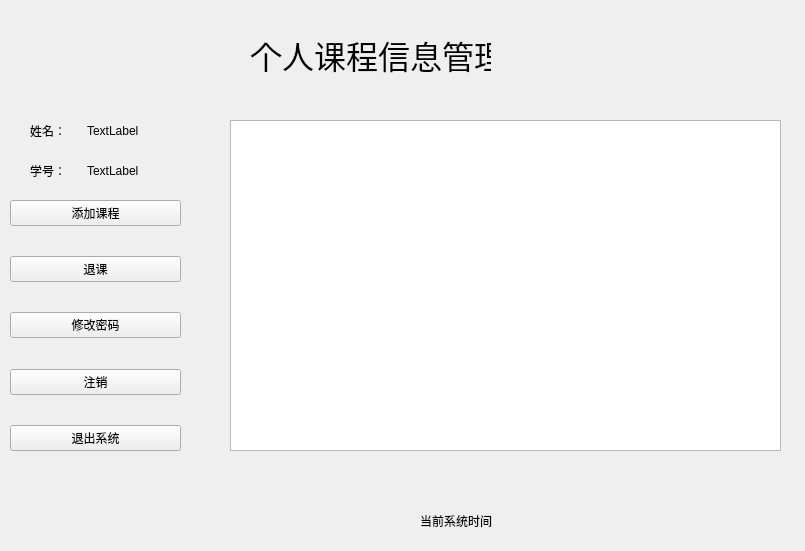
<?xml version="1.0" encoding="UTF-8"?>
<ui version="4.0">
 <class>studentManage</class>
 <widget class="QWidget" name="studentManage">
  <property name="geometry">
   <rect>
    <x>0</x>
    <y>0</y>
    <width>805</width>
    <height>551</height>
   </rect>
  </property>
  <property name="windowTitle">
   <string>Form</string>
  </property>
  <widget class="QLabel" name="timeLabel">
   <property name="geometry">
    <rect>
     <x>420</x>
     <y>510</y>
     <width>311</width>
     <height>21</height>
    </rect>
   </property>
   <property name="text">
    <string>当前系统时间</string>
   </property>
  </widget>
  <widget class="QLabel" name="label_2">
   <property name="geometry">
    <rect>
     <x>250</x>
     <y>30</y>
     <width>241</width>
     <height>51</height>
    </rect>
   </property>
   <property name="text">
    <string>&lt;html&gt;&lt;head/&gt;&lt;body&gt;&lt;p align=&quot;center&quot;&gt;&lt;span style=&quot; font-size:24pt;&quot;&gt;个人课程信息管理&lt;/span&gt;&lt;/p&gt;&lt;/body&gt;&lt;/html&gt;</string>
   </property>
  </widget>
  <widget class="QWidget" name="layoutWidget">
   <property name="geometry">
    <rect>
     <x>30</x>
     <y>120</y>
     <width>109</width>
     <height>21</height>
    </rect>
   </property>
   <layout class="QHBoxLayout" name="horizontalLayout">
    <item>
     <widget class="QLabel" name="label_3">
      <property name="text">
       <string>姓名：</string>
      </property>
     </widget>
    </item>
    <item>
     <widget class="QLabel" name="stuNameLabel">
      <property name="text">
       <string>TextLabel</string>
      </property>
     </widget>
    </item>
   </layout>
  </widget>
  <widget class="QWidget" name="layoutWidget">
   <property name="geometry">
    <rect>
     <x>30</x>
     <y>160</y>
     <width>109</width>
     <height>21</height>
    </rect>
   </property>
   <layout class="QHBoxLayout" name="horizontalLayout_2">
    <item>
     <widget class="QLabel" name="label_4">
      <property name="text">
       <string>学号：</string>
      </property>
     </widget>
    </item>
    <item>
     <widget class="QLabel" name="stuIDLabel">
      <property name="text">
       <string>TextLabel</string>
      </property>
     </widget>
    </item>
   </layout>
  </widget>
  <widget class="QTableView" name="tableView">
   <property name="geometry">
    <rect>
     <x>230</x>
     <y>120</y>
     <width>551</width>
     <height>331</height>
    </rect>
   </property>
  </widget>
  <widget class="QWidget" name="layoutWidget">
   <property name="geometry">
    <rect>
     <x>10</x>
     <y>200</y>
     <width>171</width>
     <height>251</height>
    </rect>
   </property>
   <layout class="QVBoxLayout" name="verticalLayout">
    <item>
     <widget class="QPushButton" name="addcourseButton">
      <property name="text">
       <string>添加课程</string>
      </property>
     </widget>
    </item>
    <item>
     <spacer name="verticalSpacer">
      <property name="orientation">
       <enum>Qt::Vertical</enum>
      </property>
      <property name="sizeHint" stdset="0">
       <size>
        <width>20</width>
        <height>40</height>
       </size>
      </property>
     </spacer>
    </item>
    <item>
     <widget class="QPushButton" name="deleteButton">
      <property name="text">
       <string>退课</string>
      </property>
     </widget>
    </item>
    <item>
     <spacer name="verticalSpacer_2">
      <property name="orientation">
       <enum>Qt::Vertical</enum>
      </property>
      <property name="sizeHint" stdset="0">
       <size>
        <width>20</width>
        <height>40</height>
       </size>
      </property>
     </spacer>
    </item>
    <item>
     <widget class="QPushButton" name="changePasswordButton">
      <property name="text">
       <string>修改密码</string>
      </property>
     </widget>
    </item>
    <item>
     <spacer name="verticalSpacer_3">
      <property name="orientation">
       <enum>Qt::Vertical</enum>
      </property>
      <property name="sizeHint" stdset="0">
       <size>
        <width>20</width>
        <height>40</height>
       </size>
      </property>
     </spacer>
    </item>
    <item>
     <widget class="QPushButton" name="logoutButton">
      <property name="text">
       <string>注销</string>
      </property>
     </widget>
    </item>
    <item>
     <spacer name="verticalSpacer_4">
      <property name="orientation">
       <enum>Qt::Vertical</enum>
      </property>
      <property name="sizeHint" stdset="0">
       <size>
        <width>20</width>
        <height>40</height>
       </size>
      </property>
     </spacer>
    </item>
    <item>
     <widget class="QPushButton" name="exitButton">
      <property name="text">
       <string>退出系统</string>
      </property>
     </widget>
    </item>
   </layout>
  </widget>
 </widget>
 <resources/>
 <connections/>
</ui>
